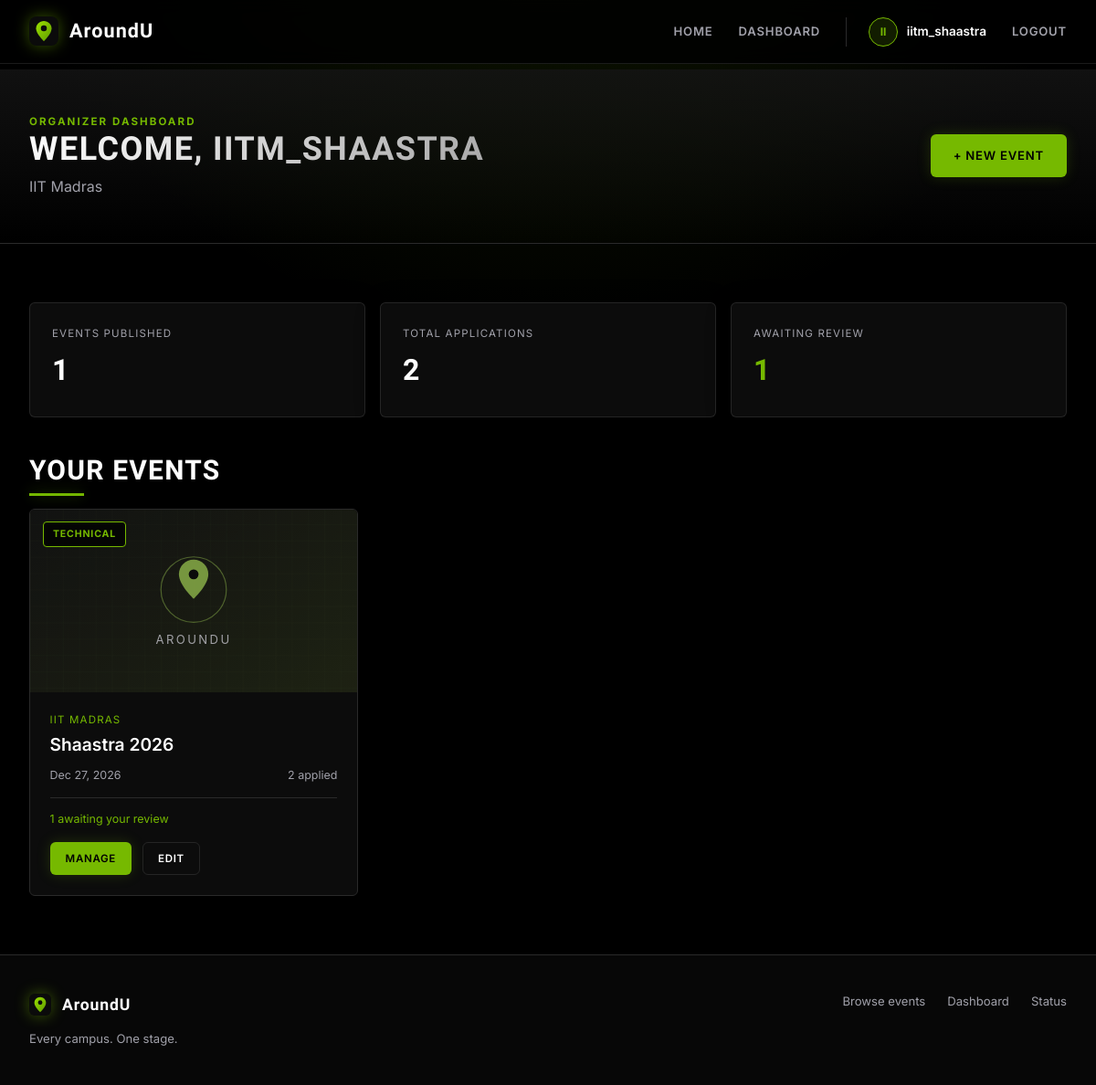
The app's page /dashboard (signed in) with its own data.
### models.py (models this page shows, shortened)
class User(UserMixin, db.Model):
    __tablename__ = "users"
    id = db.Column(db.Integer, primary_key=True)
    username = db.Column(db.String(80), unique=True, nullable=False, index=True)
    email = db.Column(db.String(150), unique=True, nullable=False, index=True)
    password_hash = db.Column(db.String(255), nullable=False)
    role = db.Column(db.String(20), nullable=False, default=ROLE_STUDENT)
    college_name = db.Column(db.String(200), nullable=False)
    created_at = db.Column(db.DateTime, default=utcnow, nullable=False)
    events_organized = db.relationship(
        "Event",
        back_populates="organizer",
        cascade="all, delete-orphan",
        lazy="selectin",
    )
    registrations = db.relationship(
        "Registration",
        back_populates="participant",
        cascade="all, delete-orphan",
        lazy="selectin",
    )
    @property
    def is_organizer(self) -> bool:
        return self.role == ROLE_ORGANIZER
    @property
    def initials(self) -> str:
        return self.username[:2].upper() if self.username else "?"

class Event(db.Model):
    __tablename__ = "events"
    id = db.Column(db.Integer, primary_key=True)
    title = db.Column(db.String(200), nullable=False)
    description = db.Column(db.Text, nullable=False)
    date = db.Column(db.Date, nullable=False, index=True)
    start_time = db.Column(db.String(20), nullable=True)
    location = db.Column(db.String(255), nullable=False)
    host_college = db.Column(db.String(200), nullable=False, index=True)
    category = db.Column(db.String(60), nullable=False, index=True)
    image_url = db.Column(db.String(500), nullable=True)
    capacity = db.Column(db.Integer, nullable=True)
    created_at = db.Column(db.DateTime, default=utcnow, nullable=False)
    organizer_id = db.Column(
        db.Integer,
        db.ForeignKey("users.id", ondelete="CASCADE"),
        nullable=False,
        index=True,
    )
    organizer = db.relationship("User", back_populates="events_organized")
    registrations = db.relationship(
        "Registration",
        back_populates="event",
        cascade="all, delete-orphan",
        lazy="selectin",
    )
    @property
    def registration_count(self) -> int:
        return len(self.registrations)
    @property
    def pending_count(self) -> int:
        return sum(1 for reg in self.registrations if reg.status == STATUS_PENDING)
    @property
    def is_past(self) -> bool:
        return self.date < date.today()

class Registration(db.Model):
    __tablename__ = "registrations"
    __table_args__ = (
        db.UniqueConstraint("user_id", "event_id", name="uq_registration_user_event"),
    )
    id = db.Column(db.Integer, primary_key=True)
    status = db.Column(db.String(20), nullable=False, default=STATUS_PENDING)
    applied_at = db.Column(db.DateTime, default=utcnow, nullable=False)
    user_id = db.Column(
        db.Integer,
        db.ForeignKey("users.id", ondelete="CASCADE"),
        nullable=False,
        index=True,
    )
    event_id = db.Column(
        db.Integer,
        db.ForeignKey("events.id", ondelete="CASCADE"),
        nullable=False,
        index=True,
    )
    participant = db.relationship("User", back_populates="registrations")
    event = db.relationship("Event", back_populates="registrations")

### routes/main.py (the view, shortened to what this page needs)
@main_bp.get("/dashboard")
@login_required
def dashboard():
    if current_user.is_organizer:
        events = (
            Event.query.filter_by(organizer_id=current_user.id)
            .order_by(Event.date.asc())
            .all()
        )
        pending = (
            db.session.query(func.count(Registration.id))
            .join(Event, Registration.event_id == Event.id)
            .filter(Event.organizer_id == current_user.id, Registration.status == "pending")
            .scalar()
            or 0
        )
        return render_template("dashboard.html", events=events, pending_count=pending)

### templates/dashboard.html (shortened to what this page needs)
{% extends "base.html" %}
{% block content %}
<div class="page-header">
    <div class="container page-header-inner">
        <div>
            <p class="eyebrow">{{ current_user.role }} dashboard</p>
            <h1>Welcome, {{ current_user.username }}</h1>
            <p class="text-secondary">{{ current_user.college_name }}</p>
        </div>
        {% if current_user.is_organizer %}
        <a href="{{ url_for('events.create_event') }}" class="btn btn-primary">+ New event</a>
        {% else %}
        <a href="{{ url_for('main.index') }}#events" class="btn btn-outline">Browse events</a>
        {% endif %}
    </div>
</div>
<div class="container section">
    {% if current_user.is_organizer %}
    <div class="stat-grid">
        <div class="stat-card glass">
            <span class="stat-label">Events published</span>
            <strong class="stat-value">{{ events|length }}</strong>
        </div>
        <div class="stat-card glass">
            <span class="stat-label">Total applications</span>
            <strong class="stat-value">{{ events|sum(attribute='registration_count') }}</strong>
        </div>
        <div class="stat-card glass">
            <span class="stat-label">Awaiting review</span>
            <strong class="stat-value text-accent">{{ pending_count }}</strong>
        </div>
    </div>
    <h2 class="section-title">Your events</h2>
    {% if events %}
    <div class="event-grid">
        {% for event in events %}
        <article class="card glass">
            <div class="card-img-wrapper">
                <img class="card-img"
                    src="{{ event.image_url or url_for('static', filename='images/event-placeholder.svg') }}"
                    alt="{{ event.title }}" loading="lazy" onerror="this.onerror=null;this.src='{{ url_for('static', filename='images/event-placeholder.svg') }}';">
                <span class="badge badge-category">{{ event.category }}</span>
            </div>
            <div class="card-content">
                <p class="card-college">{{ event.host_college }}</p>
                <h3 class="card-title">
                    <a href="{{ url_for('events.event_details', event_id=event.id) }}">{{ event.title }}</a>
                </h3>
                <div class="card-meta">
                    <span class="meta-item">{{ event.date.strftime('%b %d, %Y') }}</span>
                    <span class="meta-item">{{ event.registration_count }} applied</span>
                </div>
                {% if event.pending_count %}
                <p class="card-note text-accent">{{ event.pending_count }} awaiting your review</p>
                {% endif %}
                <div class="card-footer card-footer-actions">
                    <a href="{{ url_for('events.manage_event', event_id=event.id) }}"
                        class="btn btn-primary btn-sm">Manage</a>
                    <a href="{{ url_for('events.edit_event', event_id=event.id) }}"
                        class="btn btn-outline btn-sm">Edit</a>
                </div>
            </div>
        </article>
        {% endfor %}
    </div>
    {% else %}
    <div class="empty-state glass">
        <h3>No events yet</h3>
        <p>Publish your first event and students from every campus can apply.</p>
        <a href="{{ url_for('events.create_event') }}" class="btn btn-primary">Host an event</a>
    </div>
    {% endif %}
    {% endif %}
</div>
{% endblock %}

### templates/base.html (shortened to what this page needs)
<!DOCTYPE html>
<html lang="en">
<head>
    <link rel="stylesheet" href="{{ url_for('static', filename='css/style.css') }}">
</head>
<body>
    <nav class="navbar" id="navbar">
        <div class="container nav-content">
            <a href="{{ url_for('main.index') }}" class="logo">
                <img src="{{ url_for('static', filename='images/logo.svg') }}" alt="" width="32" height="32">
                <span>AroundU</span>
            </a>
            <div class="nav-links" id="navLinks">
                <a href="{{ url_for('main.index') }}" class="nav-link">Home</a>
                {% if current_user.is_authenticated %}
                <a href="{{ url_for('main.dashboard') }}" class="nav-link">Dashboard</a>
                <span class="nav-user">
                    <span class="avatar" aria-hidden="true">{{ current_user.initials }}</span>
                    <span class="nav-user-name">{{ current_user.username }}</span>
                </span>
                <a href="{{ url_for('auth.logout') }}" class="nav-link nav-link-danger">Logout</a>
                {% else %}
                <a href="{{ url_for('auth.login') }}" class="nav-link">Login</a>
                <a href="{{ url_for('auth.register') }}" class="btn btn-primary btn-sm">Join now</a>
                {% endif %}
            </div>
        </div>
    </nav>
    <main id="main">
        {% block content %}{% endblock %}
    </main>
    <footer class="site-footer">
        <div class="container footer-content">
            <div>
                <span class="logo footer-logo">
                    <img src="{{ url_for('static', filename='images/logo.svg') }}" alt="" width="24" height="24">
                    AroundU
                </span>
                <p class="footer-tagline">Every campus. One stage.</p>
            </div>
            <nav class="footer-links" aria-label="Footer">
                <a href="{{ url_for('main.index') }}#events">Browse events</a>
                {% if current_user.is_authenticated %}
                <a href="{{ url_for('main.dashboard') }}">Dashboard</a>
                {% else %}
                <a href="{{ url_for('auth.register') }}">Create an account</a>
                {% endif %}
                <a href="{{ url_for('main.healthz') }}">Status</a>
            </nav>
        </div>
    </footer>
</body>
</html>

### records on screen
User: initials "II", username "iitm_shaastra", role "ORGANIZER", username "IITM_SHAASTRA", college_name "IIT Madras"
Event: category "TECHNICAL", host_college "IIT MADRAS", title "Shaastra 2026", date "Dec 27, 2026", registration_count "2", pending_count "1"

### other values on screen
{{ events|length }} "1"
{{ events|sum(attribute='registration_count') }} "2"
{{ pending_count }} "1"
